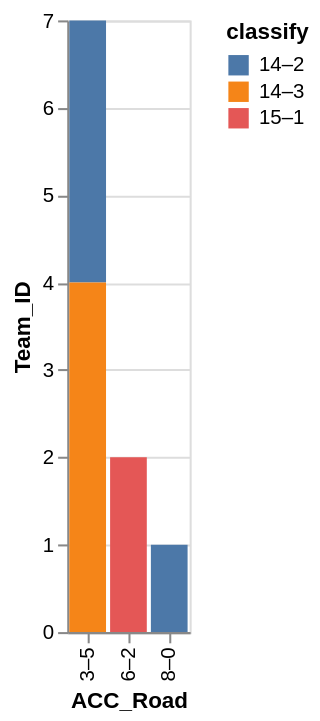

Write a Vega-Lite specification for this figure.
### Vega-Lite specification from a JSON file in a GitHub repository (floating-point values rounded to 4 significant figures)
{"data": {"values": [{"x_data": "3–5", "y_data": 3, "classify": "14–2"}, {"x_data": "6–2", "y_data": 0, "classify": "14–2"}, {"x_data": "8–0", "y_data": 1, "classify": "14–2"}, {"x_data": "3–5", "y_data": 4, "classify": "14–3"}, {"x_data": "6–2", "y_data": 0, "classify": "14–3"}, {"x_data": "8–0", "y_data": 0, "classify": "14–3"}, {"x_data": "3–5", "y_data": 0, "classify": "15–1"}, {"x_data": "6–2", "y_data": 2, "classify": "15–1"}, {"x_data": "8–0", "y_data": 0, "classify": "15–1"}]}, "mark": "bar", "encoding": {"x": {"field": "x_data", "type": "nominal", "title": "ACC_Road", "sort": "ascending"}, "y": {"field": "y_data", "type": "quantitative", "title": "Team_ID"}, "color": {"field": "classify"}}}
